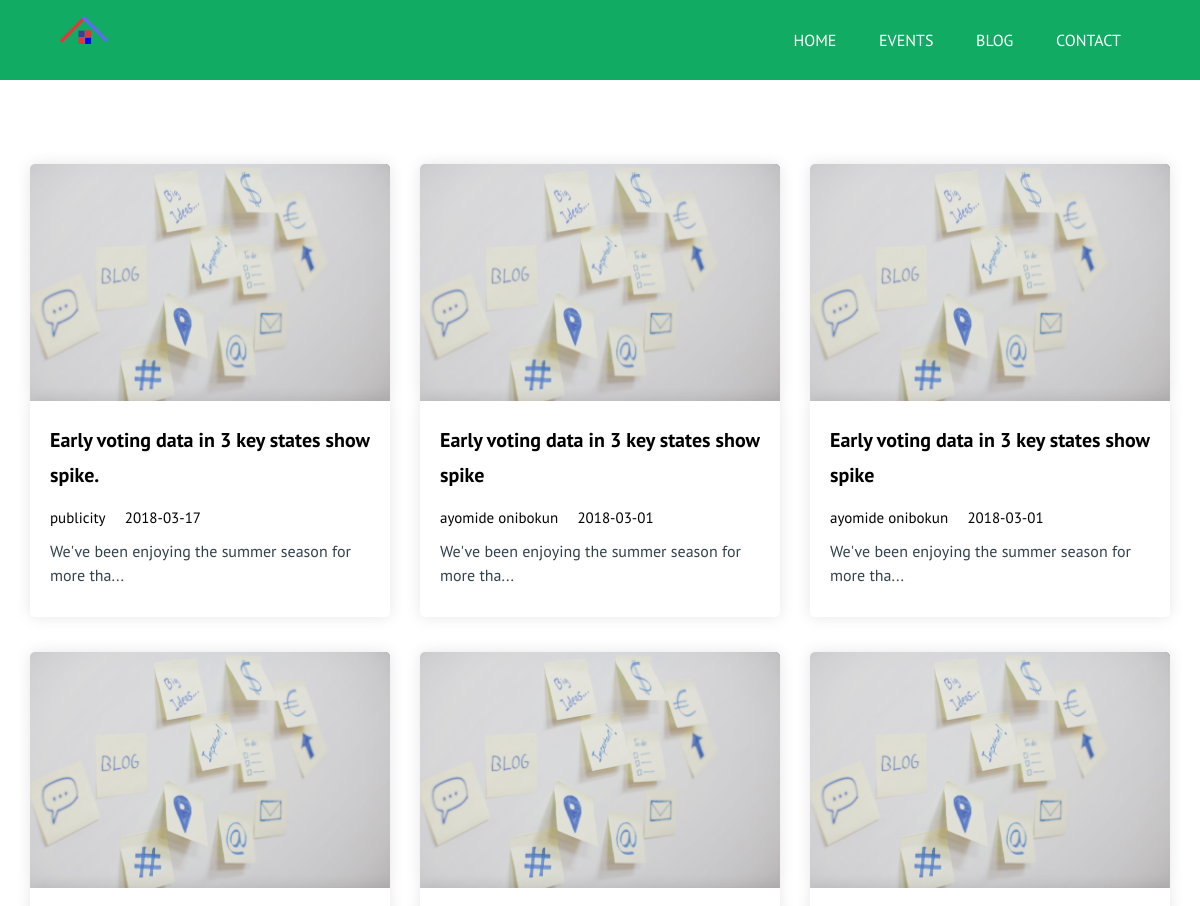
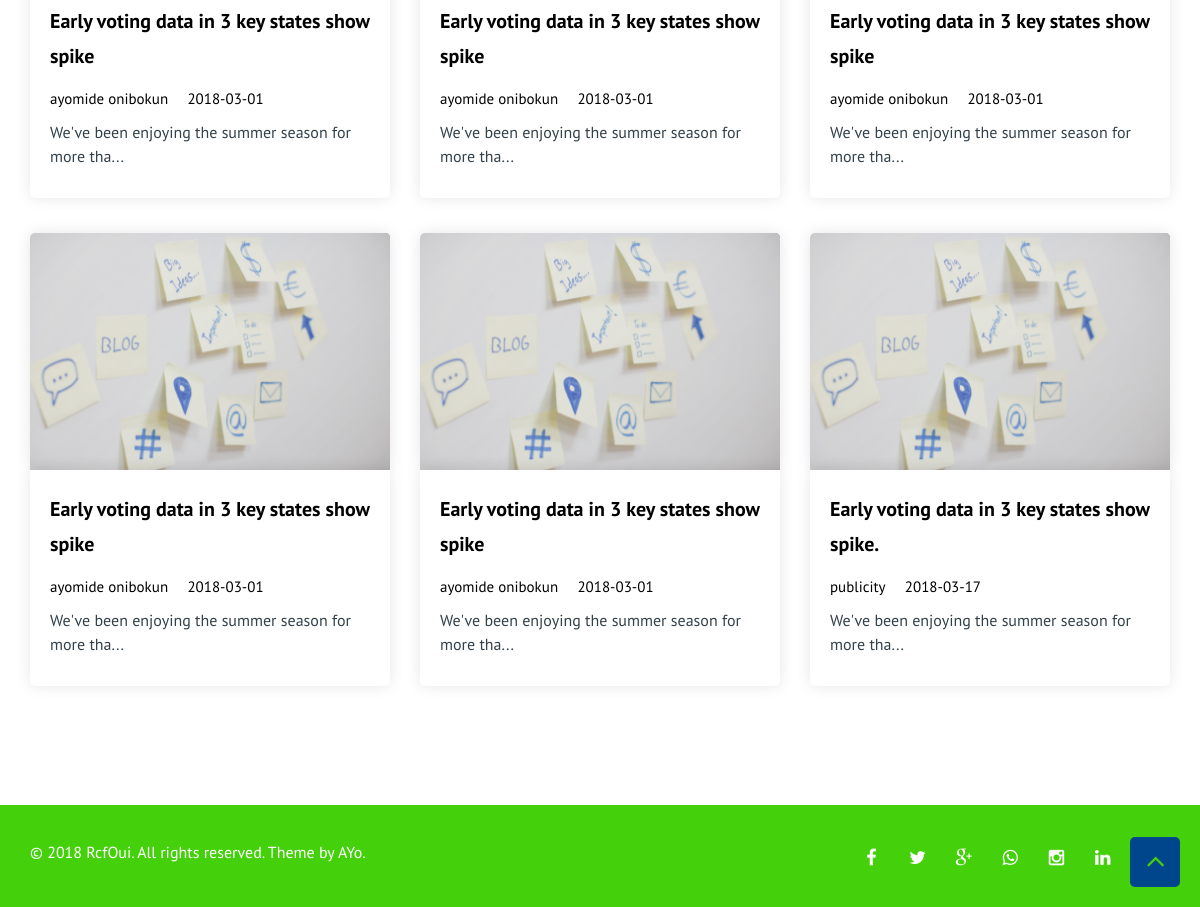
Screenshot of /blog.php with the database file from the repository (2 pictures, top to bottom).
### tables this page shows
CREATE TABLE `blog` (
  `id` int(11) NOT NULL,
  `title` text NOT NULL,
  `img` text NOT NULL,
  `link` text NOT NULL,
  `cat` varchar(1000) NOT NULL,
  `note` text NOT NULL,
  `date` timestamp NOT NULL DEFAULT CURRENT_TIMESTAMP ON UPDATE CURRENT_TIMESTAMP,
  `author` text NOT NULL
);

### blog.php (the view)
<?php
include 'php/db.php';
include 'include/header.php';
include 'include/navbar.php';
?>
	<section class="high-padding white-section">
            <div class="container">
                <div class="items-wrap blog_posts_list blog-posts-shortcode">
                    <div class="posts-list grid">
                        <div class="row">
                        <?php
        $sql="SELECT * FROM blog";
        if ($result = mysqli_query($conn, $sql)){
            while ($row=mysqli_fetch_assoc($result)) {
                echo '      <div class="col-md-4">
                                <div class="row">
                                    <div class="single-post clearfix animateIn animated fadeIn" data-animate="fadeIn" style="opacity: 100;">
                                        <div class="col-md-12 post-thumbnail">
                                            <figure class="effect-lexi">
                                                <img src="img/sticky-notes.jpg" alt="">
                                                <figcaption>
                                                    <i class="icon-arrow-right-circle"></i>
                                                </figcaption>
                                            </figure>
                                        </div>
                                        <div class="col-md-12 post-details">
                                            <div class="post-details-holder">
                                                <h3 class="post-title"><a href="blog-post.php?epr=post&id='.$row['id'].'">'.$row['title'].'</a></h3>
                                                <div class="more-post-details text-center">
                                                    <a class="more-link" href="blog-post.php?epr=post&id='.$row['id'].'"><i class="icon-user"></i> '.$row['author'].'</a>
                                                    <a class="more-link" href="blog-post.php?epr=post&id='.$row['id'].'"><i class="icon-clock"></i> '.$small = substr("".$row['date']."", 0, 11).'</a>
                                                </div>
                                                <p class="post-excerpt text-center">'.$small = substr("".$row['note']."", 0, 50).'...</p>
                                            </div>
                                        </div>
                                    </div>
                                </div>
                            </div>';}} ?>
                        </div>
                    </div>
                </div>
            </div>
        </section>
<?php
            include 'include/footer.php';
        ?>

### include/header.php (shortened to what this page needs)
<!doctype html>
<html lang="en" class="no-js">
<head>
	<link rel="stylesheet" type="text/css" href="fonts/font-awesome/css/font-awesome.css">
	<link rel="stylesheet" type="text/css" href="fonts/font/flaticon.css">
	<link rel="stylesheet" type="text/css" href="css/animate.css">
	<link rel="stylesheet" type="text/css" href="css/rotating-card.css">
	<link rel="stylesheet" type="text/css" href="css/bootstrap.min.css">
	<link rel="stylesheet" type="text/css" href="css/bootstrap-touch-slider.css">
	<link rel="stylesheet" href="css/style.css">
	<link rel="stylesheet" href="css/responsive.css">
</head>
<body>

### include/navbar.php (shortened to what this page needs)
<header>
	<div class="cd-logo"><a href="index.php"><img src="img/hog.png"></a></div>
	<nav class="cd-main-nav-wrapper">
		<ul class="cd-main-nav">
			<li><a href="index.php">HOME</a></li>
			<li><a href="event.php">EVENTS</a></li>
			<li><a href="blog.php">BLOG</a></li>
			<li><a href="contact.php">CONTACT</a></li>
		</ul>
	</nav>
</header>
	<main class="cd-main-content">

### include/footer.php (shortened to what this page needs)
<div id="tf-footer">
	        <div class="container">
	            <p class="pull-left">
	            	© 2018 RcfOui. All rights reserved. Theme by AYo.
	            </p>
	                <ul class="list-inline social pull-right">
	                    <li>
	                    	<a href="http://www.facebook.com/ayomideonibokun">
	                    		<i class="fa fa-facebook"></i>
	                    	</a>
	                    </li>
	                    <li>
	                    	<a href="http://www.Twitter.com/ayomideonibokun">
	                    		<i class="fa fa-twitter"></i>
	                    	</a>
	                    </li>
	                    <li>
	                    	<a href="#">
	                    		<i class="fa fa-google-plus"></i>
	                    	</a>
	                    </li>
	                    <li>
	                    	<a href="#">
	                    		<i class="fa fa-whatsapp"></i>
	                    	</a>
	                    </li>
	                    <li>
	                    	<a href="http://www.instagram.com/ayomideonibokun">
	                    		<i class="fa fa-instagram"></i>
	                    	</a>
	                    </li>
	                    <li>
	                    	<a href="#">
	                    		<i class="fa fa-linkedin"></i>
	                    	</a>
	                    </li>
	                    <li>
	                    	<a href="http://www.Youtube.comm/ayomideonibokun">
	                    	</a>
	                    </li>
	            	</ul>
	        </div>
	    </div>
	    <a href="javascript:" id="return-to-top" style="display: block;"><i class="fa fa-angle-up"></i></a>
	</main>
<link href="css/owl.carousel.css" rel="stylesheet">
</body>
</html>

### css/rotating-card.css (style rules this page uses)
body { margin-top: 60px; font-size: 14px; font-family: "Helvetica Nueue",Arial,Verdana,sans-serif; }

### css/responsive.css (style rules this page uses)
@media only screen and (min-width: 1024px) { header { height: 80px; } }
@media only screen and (min-width: 1024px) { header::before { content: 'desktop'; } }
@media only screen and (min-width: 1024px) { .cd-logo { position: absolute; z-index: 2; margin-left: 5%; } }
@media only screen and (min-width: 1024px) { .cd-logo img { margin-top: 16px; width: 48px; } }
@media only screen and (min-width: 1024px) { .cd-main-nav { position: static; visibility: visible; width: 100%; height: 80px; line-height: 80px; padding: 0 5% 0 calc(5% + 124px); background: transparent; text-align: right; } }
@media only screen and (min-width: 1024px) { .cd-main-nav li { display: inline-block; height: 100%; padding: 0 .4em; } }
@media only screen and (min-width: 1024px) { .cd-main-nav li a { display: inline-block; padding: .8em; line-height: 1; font-size: 1.6rem; border-bottom: none; -webkit-transform: translateZ(0); -moz-transform: translateZ(0); -ms-transform: translateZ(0); -o-transform: translateZ(0); transform: translateZ(0); -webkit-backface-visibility: hidden; backface-visibility: hidden; -webkit-transition: opacity 0.2s; -moz-transition: opacity 0.2s; transition: opacity 0.2s; } }
@media only screen and (min-width: 1024px) { .cd-main-content::before { content: 'desktop'; } }
@media only screen and (min-width: 1024px) { .cd-main-content { padding-top: 80px; } }

### rows the page displays
blog: title "Early voting data in 3 key states show spike.", author "publicity", date "2018-03-17", note "We've been enjoying the summer season for more tha"
blog: title "Early voting data in 3 key states show spike", author "ayomide onibokun", date "2018-03-01", note "We've been enjoying the summer season for more tha"
blog: title "Early voting data in 3 key states show spike", author "ayomide onibokun", date "2018-03-01", note "We've been enjoying the summer season for more tha"
blog: title "Early voting data in 3 key states show spike", author "ayomide onibokun", date "2018-03-01", note "We've been enjoying the summer season for more tha"
blog: title "Early voting data in 3 key states show spike", author "ayomide onibokun", date "2018-03-01", note "We've been enjoying the summer season for more tha"
blog: title "Early voting data in 3 key states show spike", author "ayomide onibokun", date "2018-03-01", note "We've been enjoying the summer season for more tha"
blog: title "Early voting data in 3 key states show spike", author "ayomide onibokun", date "2018-03-01", note "We've been enjoying the summer season for more tha"
blog: title "Early voting data in 3 key states show spike", author "ayomide onibokun", date "2018-03-01", note "We've been enjoying the summer season for more tha"
blog: title "Early voting data in 3 key states show spike.", author "publicity", date "2018-03-17", note "We've been enjoying the summer season for more tha"
